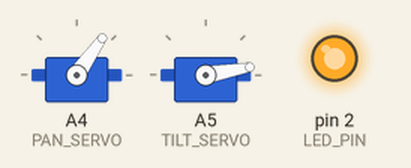
A sketch run on a simulated Arduino Uno, built with avr-gcc and run on an emulated ATmega328P. Shown: 2 × servo, output pins drawn as LEDs (lit = HIGH). Random numbers use the default seed unless the sketch sets one.

Above: at 0.05 s.
At 10.91 s:
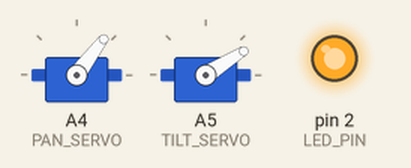
At 21.52 s:
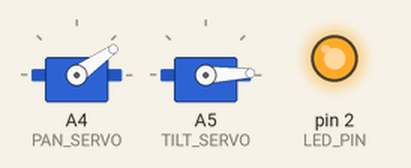
At 38.8 s:
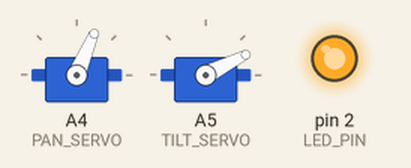
Timing chart, 0 to 40.0 s (numbered marks = the images above):
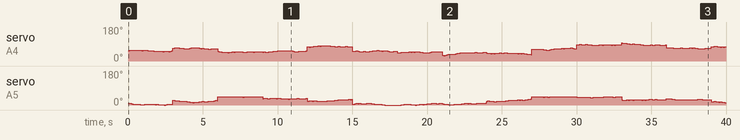

The sketch:

app.ino
```cpp
#include <Servo.h>

int LED_PIN = 2;
int PAN_SERVO = A4;
int PAN_OFFSET = 35; // + is to the right
int TILT_SERVO = A5;
int TILT_OFFSET = 45; // + is down

Servo panServo;
Servo tiltServo;

float toMicros(float deg) {
    return map(deg, 0, 180, MIN_PULSE_WIDTH, MAX_PULSE_WIDTH);
}

void setPan(float deg) {
    float real = 180 - deg - PAN_OFFSET;
    panServo.write(toMicros(real));
}

void setTilt(float deg) {
    float real = deg - TILT_OFFSET;
    tiltServo.write(toMicros(real));
}

void setup()
{
    pinMode(LED_PIN, OUTPUT);
    digitalWrite(LED_PIN, HIGH);
    panServo.attach(PAN_SERVO);
    tiltServo.attach(TILT_SERVO);
}

float pan = 90.0;
float tilt = 55.0;

float MIN_PAN = 45.0;
float MAX_PAN = 135.0;
float MIN_TILT = 45.0;
float MAX_TILT = 90.0;

long startMillis = 0;
long jitterTimer = 0;

void sendPan() {
    setPan(constrain(pan, MIN_PAN, MAX_PAN));
}

void sendTilt() {
    setTilt(constrain(tilt, MIN_TILT, MAX_TILT));
}

float jitterAmount = 200.0;
float jumpAmount = 3000.0;
void jitter() {
    pan += random(-jitterAmount, jitterAmount) / 100.0;
    tilt += random(-jitterAmount, jitterAmount) / 100.0;
}

void loop()
{
    sendPan();
    sendTilt();

    if(millis() - startMillis > 3000) {
        pan += random(-jumpAmount, jumpAmount) / 100.0;
        pan = constrain(pan, MIN_PAN, MAX_PAN);
        tilt += random(-jumpAmount, jumpAmount) / 100.0;
        tilt = constrain(tilt, MIN_TILT, MAX_TILT);
        startMillis = millis();
    }

    if(millis() - jitterTimer > 100) {
        jitter();
        jitterTimer = millis();
    }
}
```

Measured:
- by itself, servo on A5 (TILT_SERVO): 10° → 8° at 0.10 s, → 7° 0.10 s later, → 5° 0.10 s later, → 4° 0.10 s later, … (290 changes in this stretch)
